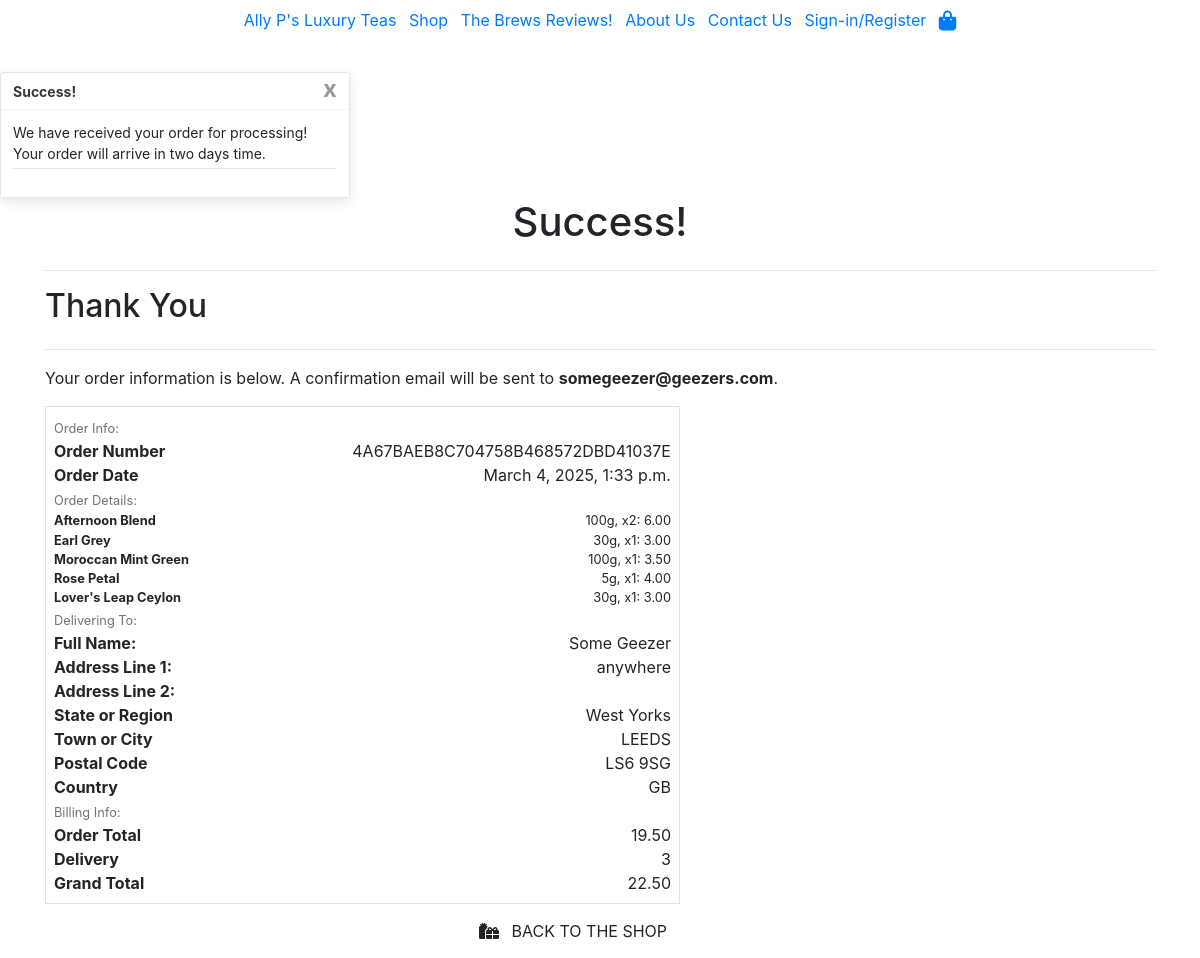
Screenshot of /checkout/checkout_success/4A67BAEB8C704758B468572DBD41037E/ with the database file from the repository.
### checkout/models.py (models this page shows, shortened)
class Order(models.Model):
    order_number = models.CharField(max_length=32, null=False, editable=False)
    user_profile = models.ForeignKey(
        UserProfile,
        on_delete=models.SET_NULL,
        blank=True,
        null=True,
        related_name="orders",
    )
    full_name = models.CharField(max_length=50, null=False, blank=False)
    email = models.EmailField(max_length=254, null=False, blank=False)
    phone_number = models.CharField(max_length=20, null=True, blank=True)
    address_line1 = models.CharField(max_length=255, blank=True, null=True)
    address_line2 = models.CharField(max_length=255, blank=True, null=True)
    town_or_city = models.CharField(max_length=40, null=False, blank=False)
    state_or_region = models.CharField(max_length=80, null=True, blank=True)
    country = CountryField(blank_label="Country *", null=False, blank=False)
    postcode = models.CharField(max_length=20, null=True, blank=True)
    date = models.DateTimeField(auto_now_add=True)
    delivery_cost = models.IntegerField(
        default=3,
        validators=[validate_delivery_cost]
    )
    order_total = models.DecimalField(
        max_digits=10, decimal_places=2, null=False, default=0
    )
    grand_total = models.DecimalField(
        max_digits=10, decimal_places=2, null=False, default=0
    )
    original_bag = models.TextField(blank=False, null=False, default="")

class OrderItem(models.Model):
    order = models.ForeignKey(
        Order,
        null=False,
        blank=False,
        on_delete=models.CASCADE,
        related_name='lineitems'
    )
    product = models.ForeignKey(
        Product,
        null=False,
        blank=False,
        on_delete=models.CASCADE,
        related_name='product'
    )
    weight = models.CharField(max_length=3, blank=True, default=30)
    quantity = models.IntegerField(null=False, blank=False, default=1)
    item_total = models.DecimalField(
        max_digits=6,
        decimal_places=2,
        null=False,
        blank=False
    )

### shop/models.py (models this page shows, shortened)
class Product(models.Model):
    TYPES = ((0, "Black"), (1, "Green"), (2, "Herbal"))
    name = models.CharField(max_length=65)
    sku = models.CharField(
        max_length=8,
        unique=True,
        default=generate_sku,
    )
    tea_type = models.IntegerField(choices=TYPES, default=0)
    base_price_number = models.DecimalField(max_digits=4, decimal_places=2)
    picture = models.ImageField(
        upload_to=product_image_upload_path,
        default='camellia-sinensis.jpg',
        blank=True,
    )

### checkout/views.py (the view)
def checkout_success(request, order_number):
    order = get_object_or_404(Order, order_number=order_number)
    if order.delivery_cost == 3:
        messages_time = "two days time."
    elif order.delivery_cost == 7:
        messages_time = "one weeks time."
    else:
        messages_time = "two weeks time."
    messages.success(
        request,
        f"""We have received your order for processing!
            Your order will arrive in {messages_time}""",
    )
    if "bag" in request.session:
        del request.session["bag"]
    context = {
        'order': order,
    }
    return render(request, 'checkout/checkout_success.html', context)

### bag/contexts.py (called while the page is built, shortened)
def bag_contents(request):
    bag = request.session.get("bag", {})
    sample_product_id = request.session.get("sample_product_id")
    sample_added = bool(sample_product_id)
    bag_items = []
    total = 0
    total_items = 0
    total = round(total, 2)
    if total_items <= 1 and sample_added:
        sample_added = False
        request.session.pop("sample_product_id", None)
    context = {
        "bag_items": bag_items,
        "total_items": total_items,
        "total": total,
        "sample_added": sample_added,
        "sample_product": sample_product if sample_added else None,
    }
    return context

### checkout/templates/checkout/checkout_success.html (shortened to what this page needs)
{% extends "base.html" %}
{% block content %}
    <div class="container-fluid">
        <div class="row">
            <div class="col">
                <h1>Success!</h1>
            </div>
        </div>
    </div>
    <div class="container">
        <div class="row">
            <div class="col">
                <hr>
                <h2 class="logo-font mb-4">Thank You</h2>
                <hr>
                <p class="text-black">
                    Your order information is below. A confirmation email will be sent to <strong>{{ order.email }}</strong>.
                </p>
            </div>
        </div>
        <div class="row">
            <div class="col-12 col-lg-7">
                <div class="order-confirmation-wrapper p-2 border">
                    <div class="row">
                        <div class="col">
                            <small class="text-muted">Order Info:</small>
                        </div>
                    </div>
                    <div class="row">
                        <div class="col-12 col-md-4">
                            <p class="mb-0 text-black font-weight-bold">Order Number</p>
                        </div>
                        <div class="col-12 col-md-8 text-md-right">
                            <p class="mb-0">{{ order.order_number }}</p>
                        </div>
                    </div>
                    <div class="row">
                        <div class="col-12 col-md-4">
                            <p class="mb-0 text-black font-weight-bold">Order Date</p>
                        </div>
                        <div class="col-12 col-md-8 text-md-right">
                            <p class="mb-0">{{ order.date }}</p>
                        </div>
                    </div>
                    <div class="row">
                        <div class="col">
                            <small class="text-muted">Order Details:</small>
                        </div>
                    </div>
                    {% for item in order.lineitems.all %}
                        <div class="row">
                            <div class="col-12 col-md-4">
                                <p class="small mb-0 text-black font-weight-bold">{{ item.product.name }}</p>
                            </div>
                            <div class="col-12 col-md-8 text-md-right">
                                <p class="small mb-0">{{ item.weight }}g, x{{ item.quantity }}: {{ item.item_total }}</p>
                            </div>
                        </div>
                    {% endfor %}
                    <div class="row">
                        <div class="col">
                            <small class="text-muted">Delivering To:</small>
                        </div>
                    </div>
                    <div class="row">
                        <div class="col-12 col-md-4">
                            <p class="mb-0 text-black font-weight-bold">Full Name:</p>
                        </div>
                        <div class="col-12 col-md-8 text-md-right">
                            <p class="mb-0">{{ order.full_name }}</p>
                        </div>
                    </div>
                    {% if order.address_line2 %}
                        <div class="row">
                            <div class="col-12 col-md-4">
                                <p class="mb-0 text-black font-weight-bold">Address Line 1:</p>
                            </div>
                            <div class="col-12 col-md-8 text-md-right">
                                <p class="mb-0">{{ order.address_line1 }}</p>
                            </div>
                        </div>
                        <div class="row">
                            <div class="col-12 col-md-4">
                                <p class="mb-0 text-black font-weight-bold">Address Line 2:</p>
                            </div>
                            <div class="col-12 col-md-8 text-md-right">
                            </div>
                        </div>
                    {% endif %}
                    {% if order.state_or_region %}
                        <div class="row">
                            <div class="col-12 col-md-4">
                                <p class="mb-0 text-black font-weight-bold">State or Region</p>
                            </div>
                            <div class="col-12 col-md-8 text-md-right">
                                <p class="mb-0">{{ order.state_or_region }}</p>
                            </div>
                        </div>
                    {% endif %}
                    <div class="row">
                        <div class="col-12 col-md-4">
                            <p class="mb-0 text-black font-weight-bold">Town or City</p>
                        </div>
                        <div class="col-12 col-md-8 text-md-right">
                            <p class="mb-0">{{ order.town_or_city }}</p>
                        </div>
                    </div>
                    {% if order.postcode %}
                        <div class="row">
                            <div class="col-12 col-md-4">
                                <p class="mb-0 text-black font-weight-bold">Postal Code</p>
                            </div>
                            <div class="col-12 col-md-8 text-md-right">
                                <p class="mb-0">{{ order.postcode }}</p>
                            </div>
                        </div>
                    {% endif %}
                    <div class="row">
                        <div class="col-12 col-md-4">
                            <p class="mb-0 text-black font-weight-bold">Country</p>
                        </div>
                        <div class="col-12 col-md-8 text-md-right">
                            <p class="mb-0">{{ order.country }}</p>
                        </div>
                    </div>
                    <div class="row">
                        <div class="col">
                            <small class="text-muted">Billing Info:</small>
                        </div>
                    </div>
                    <div class="row">
                        <div class="col-12 col-md-4">
                            <p class="mb-0 text-black font-weight-bold">Order Total</p>
                        </div>
                        <div class="col-12 col-md-8 text-md-right">
                            <p class="mb-0">{{ order.order_total }}</p>
                        </div>
                    </div>
                    <div class="row">
                        <div class="col-12 col-md-4">
                            <p class="mb-0 text-black font-weight-bold">Delivery</p>
                        </div>
                        <div class="col-12 col-md-8 text-md-right">
                            <p class="mb-0">{{ order.delivery_cost }}</p>
                        </div>
                    </div>
                    <div class="row">
                        <div class="col-12 col-md-4">
                            <p class="mb-0 text-black font-weight-bold">Grand Total</p>
                        </div>
                        <div class="col-12 col-md-8 text-md-right">
                            <p class="mb-0">{{ order.grand_total }}</p>
                        </div>
                    </div>
                </div>
            </div>
        </div>
        <div class="row">
            <div class="col-12 col-lg-7 text-right">
                {% if from_profile %}
                    <a href="{% url 'profile' %}" class="btn btn-black rounded-0 my-2">
                        <span class="icon mr-2">
                            <i class="fas fa-angle-left"></i>
                        </span>
                        <span class="text-uppercase">Go to Your Profile</span>
                    </a>
                {% else %}
                    <a href="{% url 'shop' %}"
                       class="btn btn-black rounded-0 my-2">
                        <span class="icon mr-2">
                            <i class="fas fa-gifts"></i>
                        </span>
                        <span class="text-uppercase">Back to the Shop</span>
                    </a>
                {% endif %}
            </div>
        </div>
    </div>
{% endblock content %}

### static/css/base.css (style rules this page uses)
h1 { text-align: center; }

### rows the page displays
Order: email "somegeezer@geezers.com", order_number "4A67BAEB8C704758B468572DBD41037E", date "March 4, 2025, 1:33 p.m.", full_name "Some Geezer", address_line1 "anywhere", state_or_region "West Yorks", town_or_city "LEEDS", postcode "LS6 9SG", country "GB", order_total "19.50", delivery_cost "3", grand_total "22.50"
OrderItem: product.name "Afternoon Blend", weight "100", quantity "2", item_total "6.00"
OrderItem: product.name "Earl Grey", weight "30", quantity "1", item_total "3.00"
OrderItem: product.name "Moroccan Mint Green", weight "100", quantity "1", item_total "3.50"
OrderItem: product.name "Rose Petal", weight "5", quantity "1", item_total "4.00"
OrderItem: product.name "Lover's Leap Ceylon", weight "30", quantity "1", item_total "3.00"

### other values shown
{{ message }} "We have received your order for processing! Your order will arrive in two days time."
